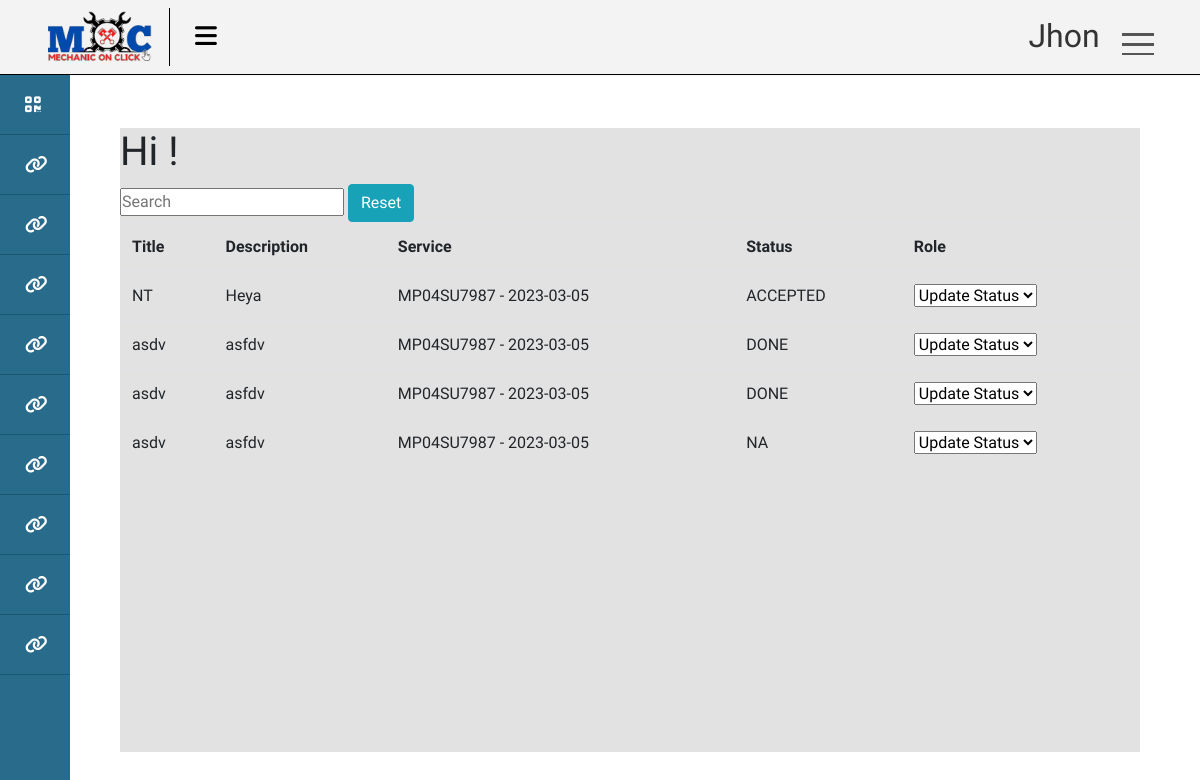
/tasks/employee/get (signed in), run on an earlier commit of the app's database.
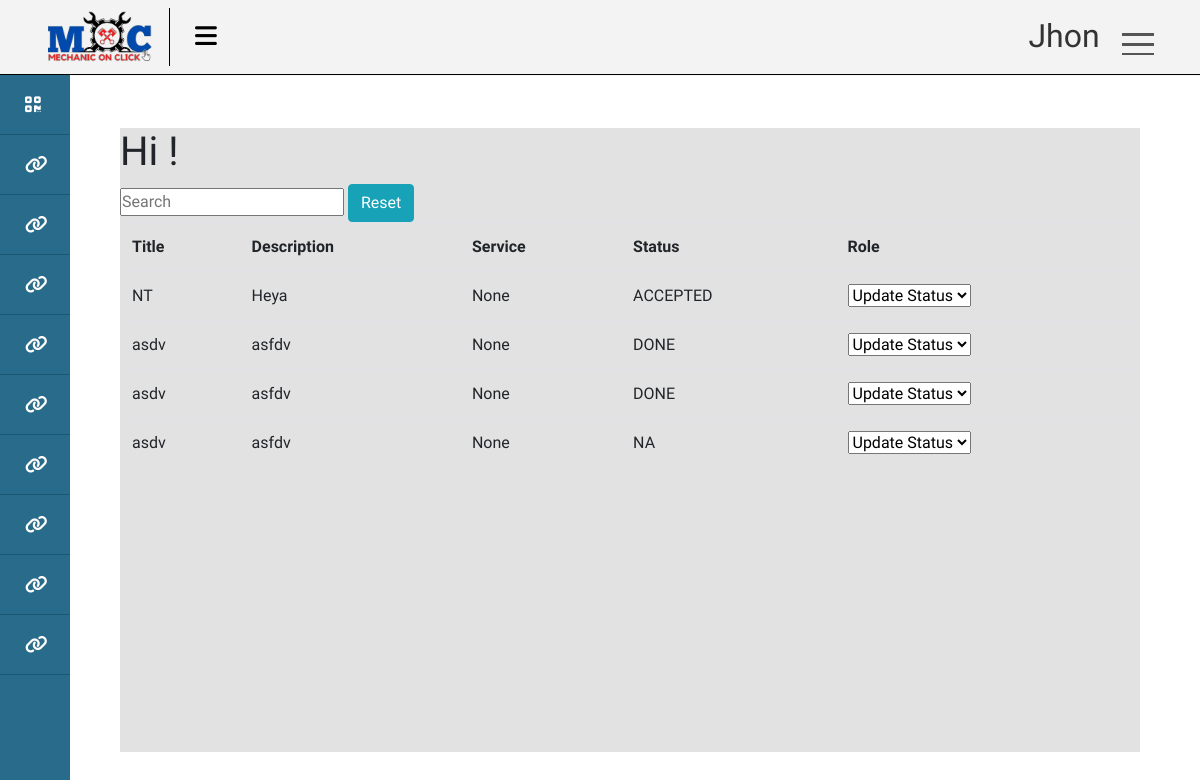
And on a later commit of the database.
### ERP/models.py (models this page shows, shortened)
class Task(models.Model):
    title = models.CharField(max_length=50 )
    description = models.CharField(max_length=200)
    services = models.ForeignKey(Service , null=True , blank= True , on_delete=models.SET_NULL)
    employee = models.ForeignKey(Employee , null=True , blank=True , on_delete=models.SET_NULL)
    date = models.DateField(default= datetime.date.today)
    center = models.ForeignKey(Center , on_delete=models.CASCADE)
    class TaskStatus(models.TextChoices):
        NA = 'NA' , 'NA'
        ACCEPTED = 'ACCEPTED' , 'ACCEPTED'
        REJECTED = 'REJECTED' , 'REJECTED'
        DONE = 'DONE' , 'DONE'
        PENDING = 'PENDING' , 'PENDING'
        FAILED = 'FAILED' , 'FAILED'
    status = models.CharField(max_length=50 , choices=TaskStatus.choices ,default= TaskStatus.NA)

class Service(models.Model):
    class Progress(models.TextChoices):
        WAITING = 'WAITING' , 'Waiting'
        DOING = 'DOING' , 'Doing'
    vehical = models.ForeignKey(Vehical , on_delete=models.SET_NULL, blank=True , null= True)
    center = models.ForeignKey(Center , on_delete=models.SET_NULL , null=True , blank= True)
    services = models.ManyToManyField(CenterServices)
    products = models.ManyToManyField(CenterProduct)
    progress = models.CharField(max_length=20 , choices=Progress.choices , default= Progress.WAITING)
    date = models.DateTimeField(auto_now_add=True)
    additional_services = models.CharField(max_length=200 ,null=True , blank=True)
    additional_services_cost = models.IntegerField(default=0)
    is_approved = models.BooleanField(default=False)
    def __str__(self) -> str:
        return str(self.vehical.number) + ' - ' + str(self.date.date())

class Vehical(models.Model):
    customer = models.ForeignKey(Customer , on_delete=models.CASCADE)
    number = models.CharField(max_length=20 , unique= True , blank=False , null= False)
    type = models.CharField(max_length=20)

### ERP/views.py (the view)
# urls.py: path('tasks/employee/get', employee_tasks , name ='employee_tasks'),
@login_required(login_url= 'login_page')
def employee_tasks(request):
    employee = Employee.objects.get(user = request.user)
    tasks = Task.objects.filter(employee = employee)
    context = {'tasks' : tasks}
    return render(request , 'ERP/HR/Task/emp_page.html' , context)

### templates/ERP/HR/Task/emp_page.html (shortened to what this page needs)
{% extends 'ERP/base.html' %}
{% load static %}
{% block content %}
<h1>Hi  !</h1>
{% include 'ERP/search_widget.html' %}
<table id="myTable" class = 'table'>
    <tr>
        <th>Title</th>
        <th>Description</th>
        <th>Service</th>
        <th>Status</th>
        <th>Role</th>
        </tr>
        {% for task in tasks %}
        <tr>
            <td> {{task.title}}  </td>
            <td>{{task.description}}</td>
            <td> {{task.services}}  </td>
            <td>{{task.status}}</td>
            <td>
                <select class="round" name="status" hx-get="{% url 'update_task_status' task.id %}" hx-trigger="change" hx-target="#statustab" >
                    <option selected>Update Status</option>
                </select>
            </td>
        </tr>
        {% endfor %}
        </table>
        {% endblock %}

What changed in the data, as far as the page shows it:
changed Task "NT": services "MP04SU7987 - 2023-03-05" → "None"
changed Task (number 2 of 4 on the later page): services "MP04SU7987 - 2023-03-05" → "None"
changed Task (number 3 of 4 on the later page): services "MP04SU7987 - 2023-03-05" → "None"
changed Task "NA": services "MP04SU7987 - 2023-03-05" → "None"
